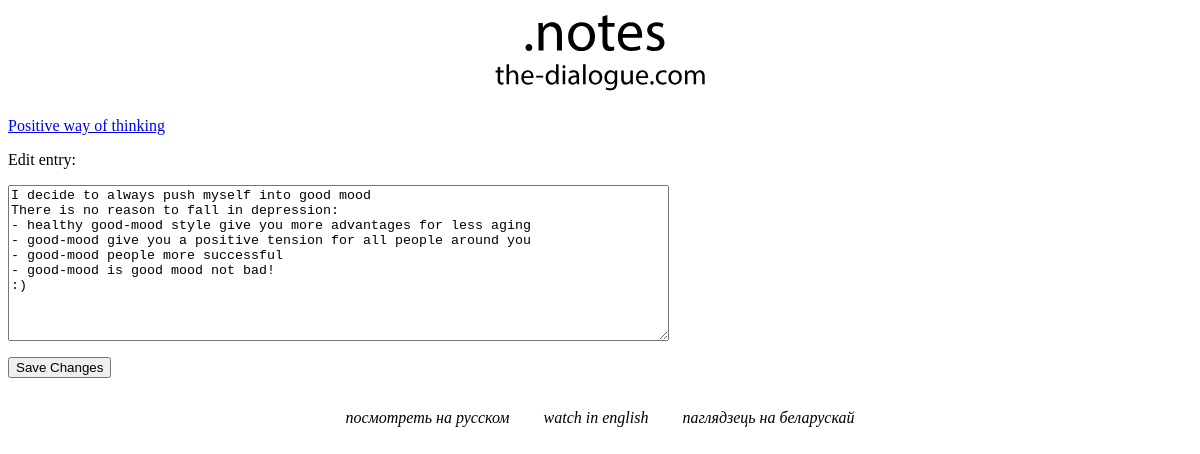
The app's page /edit_entry/11/ (signed in) with its own data.
### notes_app/models.py (models this page shows, shortened)
class Topic(models.Model):
	text = models.CharField(max_length=200)
	date_added = models.DateTimeField(auto_now_add=True)
	owner = models.ForeignKey(User, on_delete=models.CASCADE)
	def __str__(self):
		return self.text

class Entry(models.Model):
	topic = models.ForeignKey(Topic, on_delete=models.CASCADE)
	text = models.TextField()
	date_added = models.DateTimeField(auto_now_add=True)
	class Meta:
		verbose_name_plural = 'entries'

### notes_app/views.py (the view)
# urls.py: url(r'^edit_entry/(?P<entry_id>\d+)/$', views.edit_entry, name='edit_entry'),
@login_required
def edit_entry(request, entry_id):
	entry = Entry.objects.get(id=entry_id)
	topic = entry.topic
	if topic.owner != request.user:
		raise Http404
	if request.method != 'POST':
		form = EntryForm(instance=entry)
	else:
		form = EntryForm(instance=entry, data=request.POST)
		if form.is_valid():
			form.save()
			return HttpResponseRedirect(reverse('notes_app:topic', args=[topic.id]))
	context = {'entry': entry, 'topic': topic, 'form': form}
	return render(request, 'notes_app/edit_entry.html', context)

### notes_app/forms.py
class EntryForm(forms.ModelForm):
	class Meta:
		model = Entry
		fields = ['text']
		labels = {'text': ''}
		widgets = {'text': forms.Textarea(attrs={'cols': 80})}

### notes_app/templates/notes_app/edit_entry.html (shortened to what this page needs)
{% extends 'notes_app/base.html' %}
{% block content %}
<p><a href="{% url 'notes_app:topic' topic.id %}">{{ topic }}</a></p>
<p>Edit entry:</p>
<form action="{% url 'notes_app:edit_entry' entry.id %}" method='post'>
	{{ form.as_p }}
	<button name="submit">Save Changes</button>
</form>
{% endblock content %}

### records on screen
Topic: text "Positive way of thinking"
Entry: text "I decide to always push myself into good mood There is no reason to fall in depression: - healthy good-mood style give you more advantages for less aging - good-mood give you a positive tension for all people around you - good-mood people more successful - good-mood is good mood not bad! :)"
